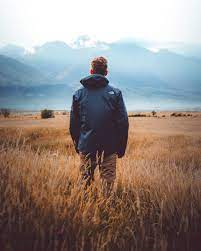
#> input picture download_03.jpg, 201 x 251 px
$ python rotate.py
#> lines starting #> are read from the running program, lines starting #| are printed output that depends on the picture
import cv2

# Reading the image
image = cv2.imread('download_03.jpg')
#> image is the input picture: shape (251, 201, 3); mean B, G, R 131.5, 136.4, 146.9

# dividing height and width by 2 to get the center of the image
height, width = image.shape[:2]
#> height = 251; width = 201
# get the center coordinates of the image to create the 2D rotation matrix
center = (width/2, height/2)
#> center = (100.5, 125.5)

# using cv2.getRotationMatrix2D() to get the rotation matrix
rotate_matrix = cv2.getRotationMatrix2D(center=center, angle=35, scale=1)

# rotate the image using cv2.warpAffine
rotated_image = cv2.warpAffine(src=image, M=rotate_matrix, dsize=(width, height))
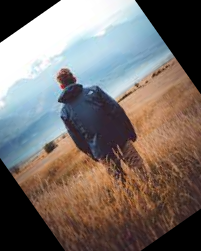
#> rotated_image: shape (251, 201, 3); mean B, G, R 106.8, 111.9, 121.3

cv2.imshow('Original image', image)
cv2.imshow('Rotated image', rotated_image)
# wait indefinitely, press any key on keyboard to exit
cv2.waitKey(0)
# save the rotated image to disk
cv2.imwrite('rotated_image.jpg', rotated_image)

$ run again, with download_01.jpg copied over download_03.jpg
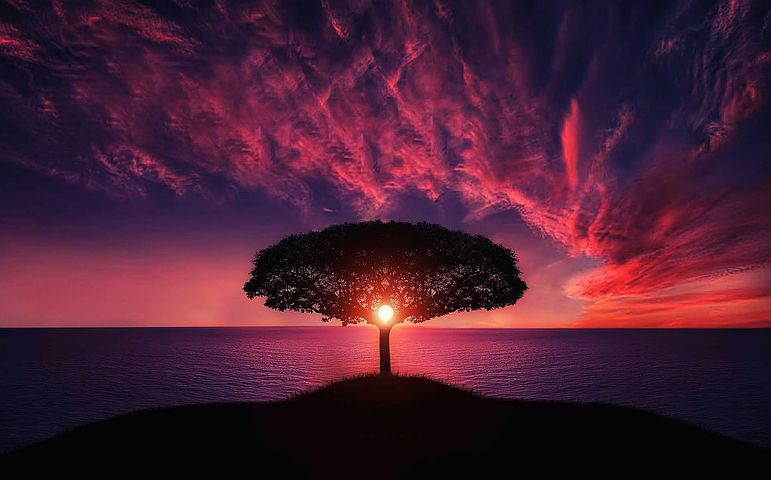
#> input picture download_01.jpg, 771 x 480 px
#> image is the input picture: shape (480, 771, 3); mean B, G, R 51.3, 30.4, 73.7
#> `rotated_image = cv2.warpAffine(src=image, M=rotate_matrix, dsize=(widt..`:
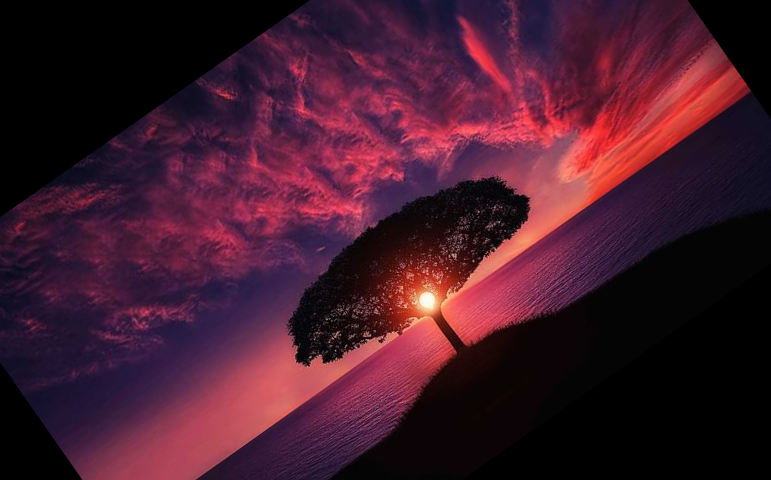
#> rotated_image: shape (480, 771, 3); mean B, G, R 43.7, 26.8, 67.6

$ run again, with download_02.jpg copied over download_03.jpg
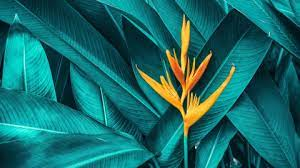
#> input picture download_02.jpg, 300 x 168 px
#> image is the input picture: shape (168, 300, 3); mean B, G, R 106.6, 108.1, 23.3
#> `rotated_image = cv2.warpAffine(src=image, M=rotate_matrix, dsize=(widt..`:
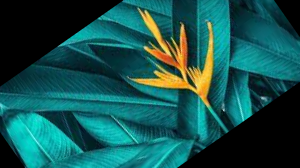
#> rotated_image: shape (168, 300, 3); mean B, G, R 79.7, 82.3, 20.2

$ run again, with 59561.jpg copied over download_03.jpg
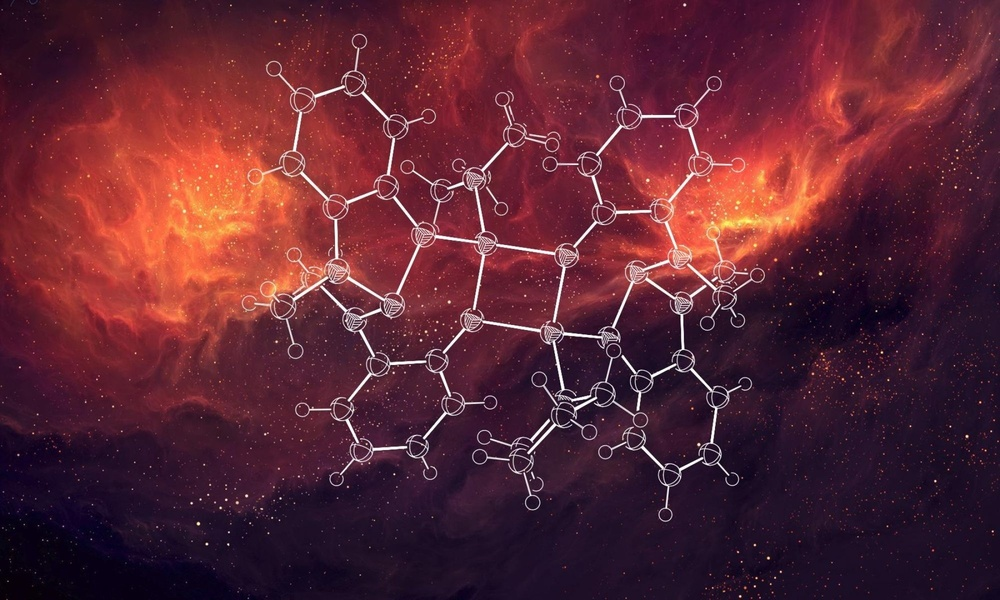
#> input picture 59561.jpg, 1000 x 600 px, shrunk from 2000 x 1200 before the run
#> image is the input picture: shape (600, 1000, 3); mean B, G, R 51.3, 37.5, 92.4
#> `rotated_image = cv2.warpAffine(src=image, M=rotate_matrix, dsize=(widt..`:
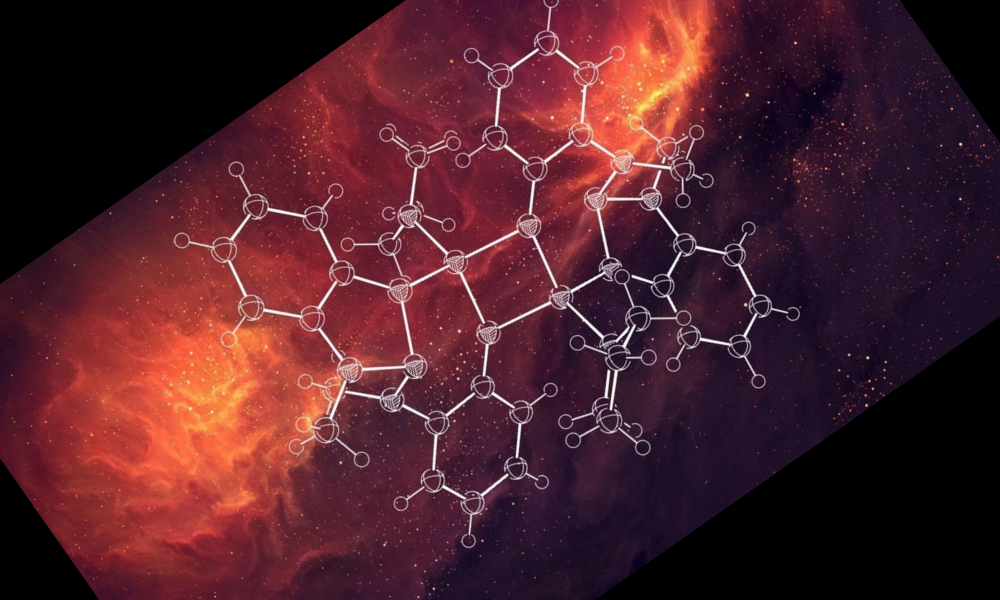
#> rotated_image: shape (600, 1000, 3); mean B, G, R 42.1, 32.7, 78.2
